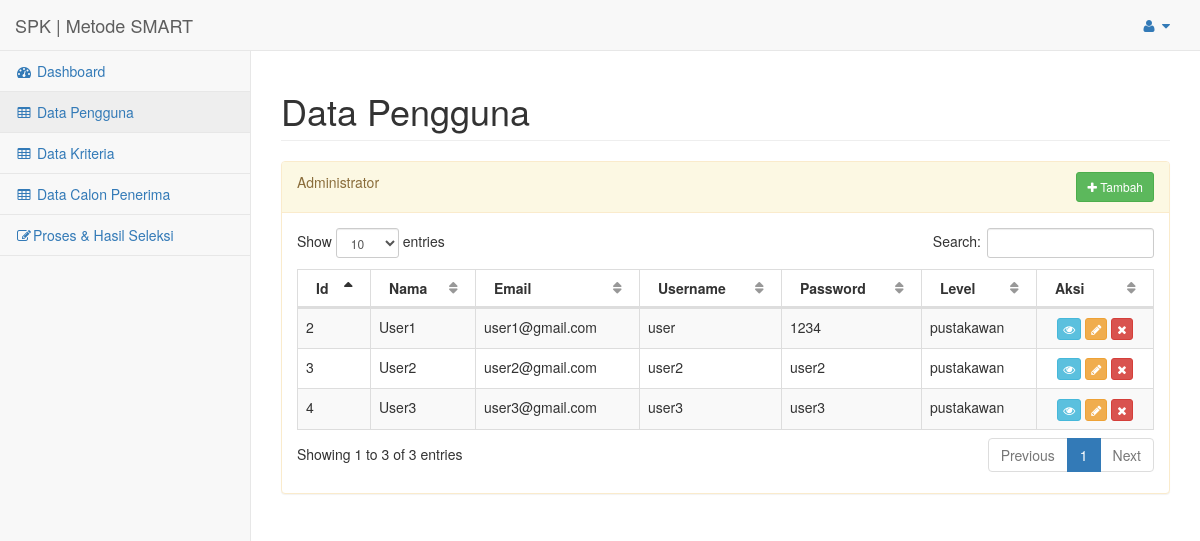
The app's page /index.php?url=data_pengguna (signed in) with its own data.
### tables this page shows
CREATE TABLE `pengguna` (
  `id` int(11) NOT NULL AUTO_INCREMENT,
  `nama` varchar(255) NOT NULL,
  `email` varchar(255) DEFAULT NULL,
  `username` varchar(255) NOT NULL,
  `password` varchar(255) NOT NULL,
  `level` varchar(255) NOT NULL,
  PRIMARY KEY (`id`),
  UNIQUE KEY `username` (`username`),
  UNIQUE KEY `email` (`email`)
);

### config/routes.php (called while the page is built, shortened)
<?php
$include = [];
if(isset($_GET['url'])){
	switch ($_GET['url']) {
		case 'data_pengguna':
			$include[] = 'halaman/pengguna/index.php';
			break;
	}
}else{
	$include[] = 'halaman/dashboard.php';
}
?>

### config/pengguna/load_data.php (called while the page is built)
<?php
include 'config/koneksi.php';
$hasil = mysqli_query($koneksi, "SELECT * FROM PENGGUNA where level <> 'superadmin'");
while ($data = mysqli_fetch_assoc($hasil)) {
	$datas[] = $data;
}
 ?>

### halaman/pengguna/index.php (the view)
<div id="page-wrapper">
    <div class="row">
        <div class="col-lg-12">
            <h1 class="page-header">Data Pengguna</h1>
        </div>
    </div>
    <div class="row">
        <div class="col-lg-12">
            <div class="panel panel-warning">
                <div class="panel-heading" style="padding-bottom: 20px">
                    <div>
                        Administrator
                    <a href="index.php?url=data_pengguna_tambah" class="btn btn-sm btn-success" style="float: right;"><i class="fa fa-plus"></i> Tambah</a>
                    </div>
                </div>
                <div class="panel-body">
                    <div class="dataTable_wrapper">
                        <table width="100%" class="table table-striped table-bordered table-hover" id="dataTables-example">
                            <thead>
                                <tr>
                                    <th>Id</th>
                                    <th>Nama</th>
                                    <th>Email</th>
                                    <th>Username</th>
                                    <th>Password</th>
                                    <th>Level</th>
                                    <th>Aksi</th>
                                </tr>
                            </thead>
                            <tbody>
                            <?php if(isset($datas)): ?>
                                <?php foreach($datas as $data): ?>
                                <tr>
                                    <td><?php echo $data['id']; ?></td>
                                    <td><?php echo $data['nama']; ?></td>
                                    <td><?php echo $data['email']; ?></td>
                                    <td><?php echo $data['username']; ?></td>
                                    <td><?php echo $data['password']; ?></td>
                                    <td><?php echo $data['level']; ?></td>
                                    <td align="center">
                                        <a href="index.php?url=data_pengguna_lihat&id=<?php echo $data['id'] ?>" class="btn btn-xs btn-info" title="Lihat">
                                            <i class="fa fa-eye"></i>
                                        </a>
                                        <a href="index.php?url=data_pengguna_ubah&id=<?php echo $data['id'] ?>" class="btn btn-xs btn-warning" title="Ubah">
                                            <i class="fa fa-pencil"></i>
                                        </a>
                                        <a href="config/pengguna/proses_hapus.php?&id=<?php echo $data['id'] ?>" class="btn btn-xs btn-danger" title="Hapus" onclick="return confirm('Apakah anda yakin ingin menghapus?')" >
                                            <i class="fa fa-remove"></i>
                                        </a>
                                    </td>
                                </tr>
                            <?php endforeach; ?>
                            <?php endif; ?>
                            </tbody>
                        </table>
                    </div>
                </div>
            </div>
        </div>
    </div>
</div>

### index.php (shortened to what this page needs)
<?php
include 'config/routes.php';
 include 'halaman/header.php';
foreach ($req as $key => $value) {
	require_once $value;
}
foreach ($include as $key => $value) {
	require_once $value;
}
include 'halaman/footer.php';
?>

### records on screen
pengguna: id "2", nama "User1", email "user1@gmail.com", username "user", password "1234", level "pustakawan"
pengguna: id "3", nama "User2", email "user2@gmail.com", username "user2", password "user2", level "pustakawan"
pengguna: id "4", nama "User3", email "user3@gmail.com", username "user3", password "user3", level "pustakawan"
